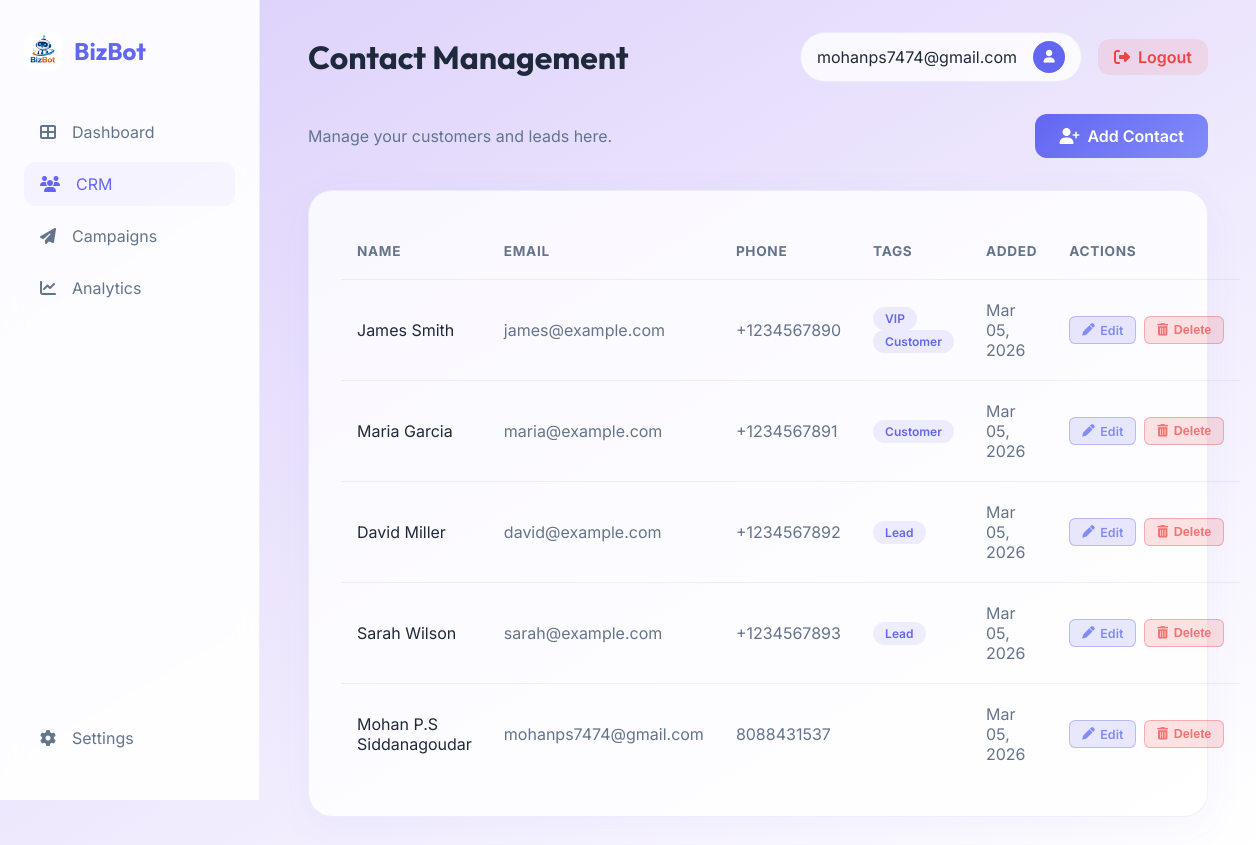
/crm/ (signed in), run on an earlier commit of the app's database.
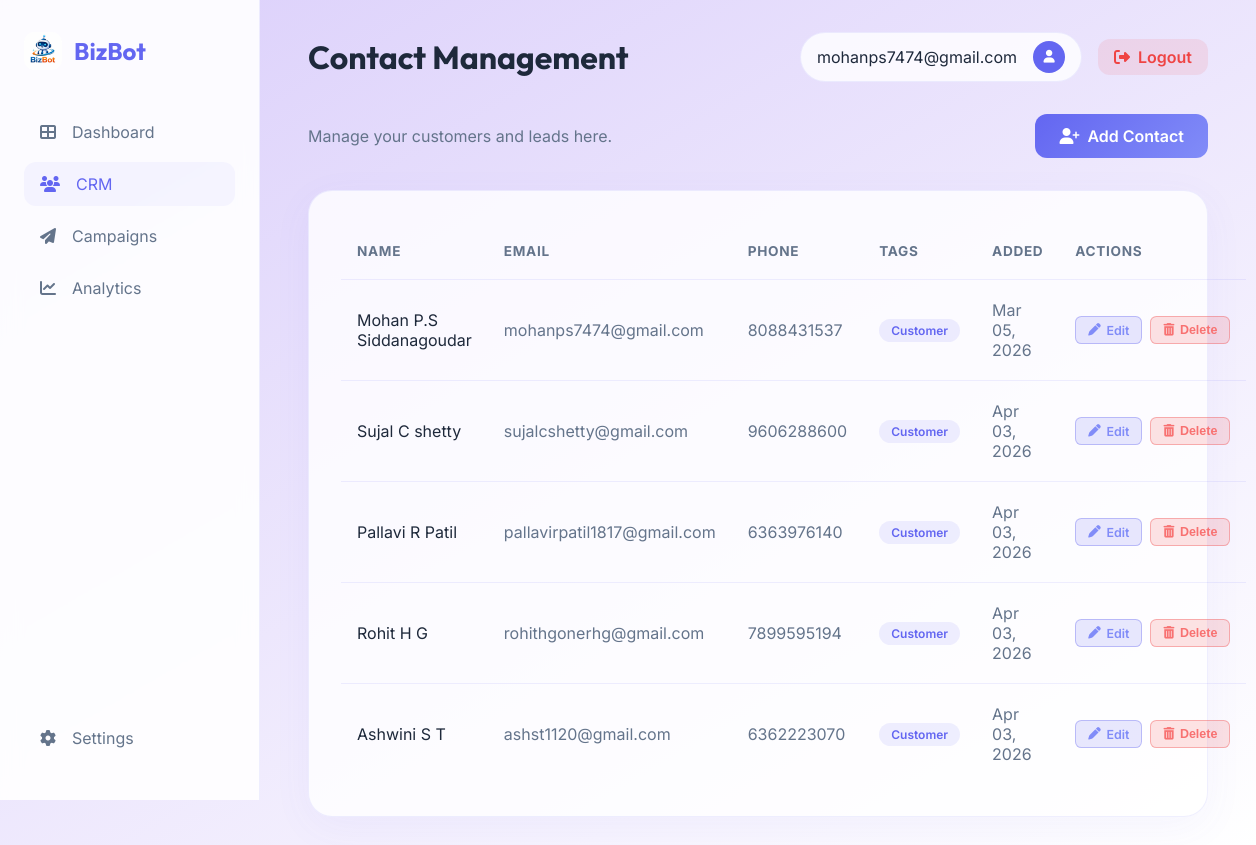
And on a later commit of the database.
### crm/models.py (models this page shows, shortened)
class Contact(models.Model):
    first_name = models.CharField(max_length=100)
    last_name = models.CharField(max_length=100)
    email = models.EmailField(unique=True)
    phone_number = models.CharField(max_length=20, blank=True, null=True)
    tags = models.ManyToManyField(Tag, blank=True)
    created_at = models.DateTimeField(auto_now_add=True)
    updated_at = models.DateTimeField(auto_now=True)
    def __str__(self):
        return f"{self.first_name} {self.last_name}"

class Tag(models.Model):
    name = models.CharField(max_length=50, unique=True)

### crm/views.py (the view)
# urls.py: path('', views.contact_list, name='contact_list'),
@login_required
def contact_list(request):
    contacts = Contact.objects.all()
    return render(request, 'crm/contact_list.html', {'contacts': contacts})

### templates/crm/contact_list.html (shortened to what this page needs)
{% extends 'base.html' %}
{% block page_title %}Contact Management{% endblock %}
{% block content %}
<div class="fade-in">
    <div style="display: flex; justify-content: space-between; align-items: center; margin-bottom: 2rem;">
        <p style="color: var(--text-dim);">Manage your customers and leads here.</p>
        <a href="{% url 'contact_create' %}" class="btn btn-primary">
            <i class="fas fa-user-plus"></i> Add Contact
        </a>
    </div>
    <div class="glass-card">
        <table>
            <thead>
                <tr>
                    <th>NAME</th>
                    <th>EMAIL</th>
                    <th>PHONE</th>
                    <th>TAGS</th>
                    <th>ADDED</th>
                    <th>ACTIONS</th>
                </tr>
            </thead>
            <tbody>
                {% for contact in contacts %}
                <tr>
                    <td>{{ contact }}</td>
                    <td style="color: var(--text-dim);">{{ contact.email }}</td>
                    <td style="color: var(--text-dim);">{{ contact.phone_number }}</td>
                    <td>
                        {% for tag in contact.tags.all %}
                        <span class="badge">{{ tag.name }}</span>
                        {% endfor %}
                    </td>
                    <td style="color: var(--text-dim);">{{ contact.created_at|date:"M d, Y" }}</td>
                    <td>
                        <div class="action-cell">
                            <a href="{% url 'contact_edit' contact.pk %}" class="btn-edit">
                                <i class="fas fa-pen"></i> Edit
                            </a>
                            <button class="btn-danger" data-pk="{{ contact.pk }}" data-name="{{ contact|escapejs }}"
                                onclick="openDeleteModal(this.dataset.pk, this.dataset.name)">
                                <i class="fas fa-trash-alt"></i> Delete
                            </button>
                        </div>
                    </td>
                </tr>
                {% endfor %}
            </tbody>
        </table>
    </div>
</div>
{% endblock %}

What changed in the data, as far as the page shows it:
removed Contact: first_name+last_name "James Smith", email "james@example.com", phone_number "+1234567890", created_at "Mar 05, 2026", Tag (name "Customer")
no longer on this page (row unchanged): Tag: name "VIP", shown under "James Smith"
removed Contact: first_name+last_name "Maria Garcia", email "maria@example.com", phone_number "+1234567891", created_at "Mar 05, 2026", Tag (name "Customer")
removed Contact: first_name+last_name "David Miller", email "david@example.com", phone_number "+1234567892", created_at "Mar 05, 2026"
no longer on this page (row unchanged): Tag: name "Lead"
removed Contact: first_name+last_name "Sarah Wilson", email "sarah@example.com", phone_number "+1234567893", created_at "Mar 05, 2026"
changed Contact "Mohan P.S Siddanagoudar": gains Tag (name "Customer")
added Contact: first_name+last_name "Sujal C shetty", email "sujalcshetty@gmail.com", phone_number "9606288600", created_at "Apr 03, 2026", Tag (name "Customer")
added Contact: first_name+last_name "Pallavi R Patil", email "pallavirpatil1817@gmail.com", phone_number "6363976140", created_at "Apr 03, 2026", Tag (name "Customer")
added Contact: first_name+last_name "Rohit H G", email "rohithgonerhg@gmail.com", phone_number "7899595194", created_at "Apr 03, 2026", Tag (name "Customer")
added Contact: first_name+last_name "Ashwini S T", email "ashst1120@gmail.com", phone_number "6362223070", created_at "Apr 03, 2026", Tag (name "Customer")
